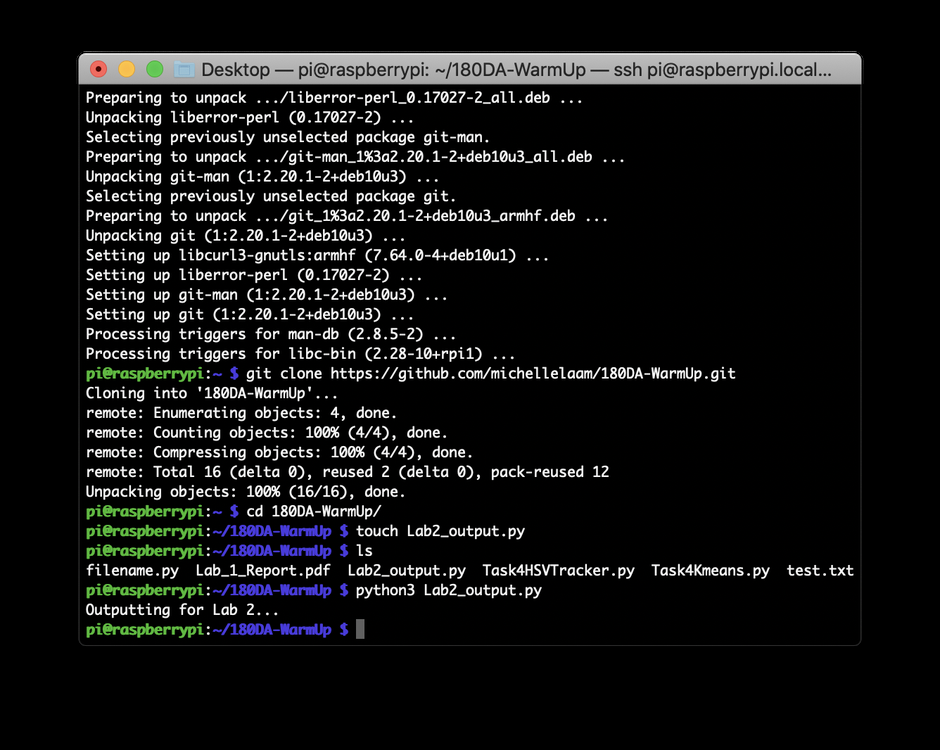
#> input picture Lab2_terminal.png, 940 x 750 px, shrunk from 1336 x 1066 before the run, given in place of the camera
$ python Task4HSVTracker.py
#> lines starting #> are read from the running program, lines starting #| are printed output that depends on the picture; after the words box and inside, x2 and y2 are one past the last pixel; in counts of white or black regions, pixels touching at a corner belong together
# Reference code:
# Getting started with video —
# https://docs.opencv.org/3.0-beta/doc/py_tutorials/py_gui/py_video_display/py_video_display.html
# ——— Trying to get the video to save since OS extension isn't documented
# Changing colorspaces -
# https://opencv-python-tutroals.readthedocs.io/en/latest/py_tutorials/py_imgproc/py_colorspaces/py_colorspaces.html#converting-colorspaces
# ——— Used Object Tracking code + Finding HSV values to track to track desired color
# Learning contours -
# https://docs.opencv.org/3.4/d4/d73/tutorial_py_contours_begin.html
# https://opencv-python-tutroals.readthedocs.io/en/latest/py_tutorials/py_imgproc/py_contours/py_contour_features/py_contour_features.html#contour-features
# ——— Used rotated rectangle code to draw bounding box around tracked object
# To find HSV color to track
# ——— green = np.uint8([[[0,255,0 ]]])
# ——— hsv_green = cv2.cvtColor(green,cv2.COLOR_BGR2HSV)
# ——— print (hsv_green)

import numpy as np
import cv2

cap = cv2.VideoCapture(0)


while(cap.isOpened()):
	# Capture frame-by-frame
	ret, frame = cap.read()
#> frame is the input picture: shape (750, 940, 3); mean B, G, R 19.8, 19.8, 19.3

	### HSV ###
	# Convert BGR to HSV
	hsv = cv2.cvtColor(frame, cv2.COLOR_BGR2HSV)
#> hsv: shape (750, 940, 3); mean H, S, V 13.8, 38.4, 20.8

	# Define range of green color in HSV
	lower_green = np.array([30,100,100])
	upper_green = np.array([90,255,255])

	# Threshold the HSV image to get only blue colors
	mask = cv2.inRange(hsv, lower_green, upper_green)
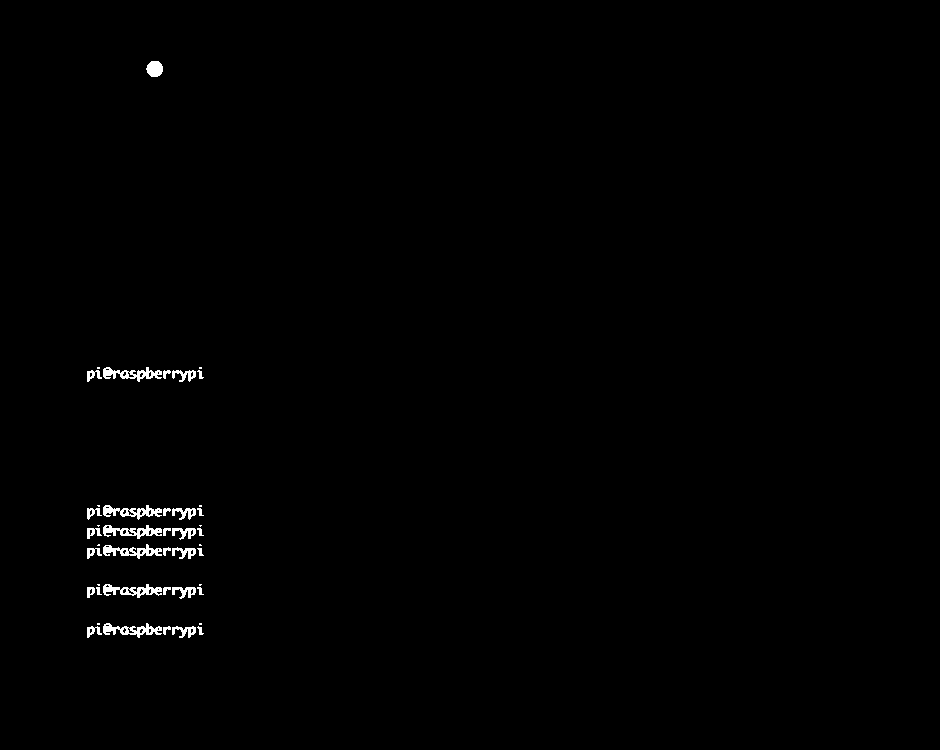
#> mask: shape (750, 940); 0.64% white; 44 white regions (12 under 20 px)

	# ### RGB ###
	# # Convert BGR to RGB
	# rgb = cv2.cvtColor(frame, cv2.COLOR_BGR2RGB)
	#
	# # Define range of green color in HSV
	# lower_green = np.array([100,255,100])
	# upper_green = np.array([200,255,200])
	#
	# # Threshold the HSV image to get only blue colors
	# mask = cv2.inRange(rgb, lower_green, upper_green)


	# Bitwise-AND mask and original image
	# res = cv2.bitwise_and(frame,frame, mask= mask)

	# Arguments: src image, contour retrieval mode, contour approximation
	# Returns modified image, contours, hierarchy
	contours, hierarchy = cv2.findContours(mask.copy(), cv2.RETR_EXTERNAL, cv2.CHAIN_APPROX_SIMPLE)
#> contours = 44 contours, 19 with area under 20; largest, box (x1, y1, x2, y2) and area: (103, 367, 162, 382) 354, (103, 623, 162, 638) 353, (103, 505, 162, 520) 350, (103, 525, 162, 539) 343, (103, 584, 162, 598) 342

	if len(contours) > 0:
		green_area = max(contours, key=cv2.contourArea)
#> green_area = contour of 108 points, box (x1, y1, x2, y2) (103, 367, 162, 382), area 354
		# Rotated rectangle around tracked object
		rect = cv2.minAreaRect(green_area)
#> rect = ((132, 374), (14, 58), -90)
		box = cv2.boxPoints(rect)
#> box = [[161, 381], [103, 381], [103, 367], [161, 367]]
		box = np.int0(box)
		cv2.drawContours(frame,[box],0,(0,0,255),2)
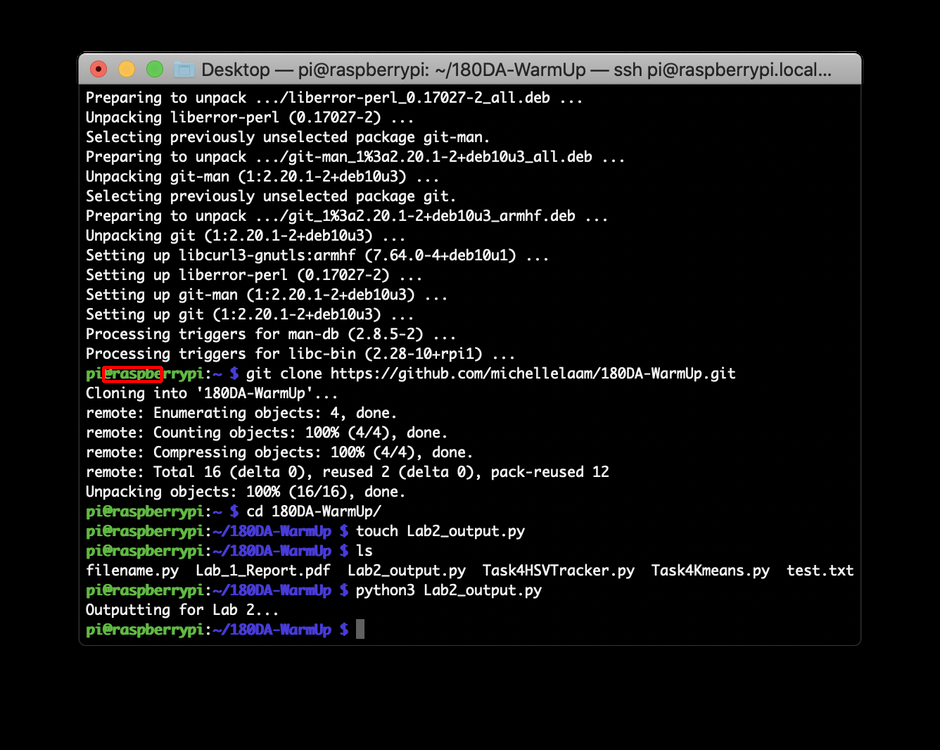
#> frame: shape (750, 940, 3); 0.06% of pixels changed, all inside (x1, y1, x2, y2) = (102, 366, 163, 383)

	cv2.imshow('frame',frame)
	# cv2.imshow('mask',mask)
	# cv2.imshow('res',res)

	k = cv2.waitKey(60) & 0xff
#> (key Esc is pressed here)
	# Press Escape to exit
	if k == 27:
		break

# When everything done, release the capture
cap.release()
cv2.destroyAllWindows()
